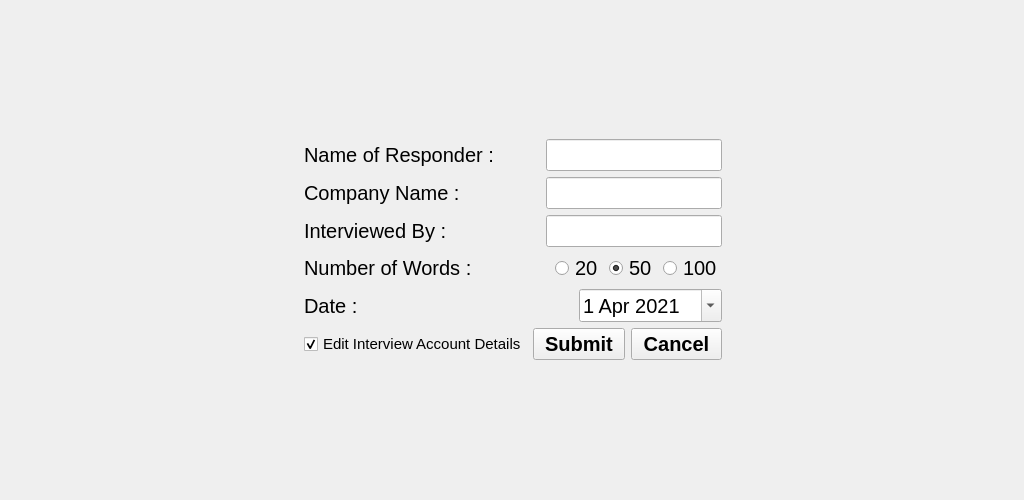
<?xml version="1.0" encoding="UTF-8"?>
<ui version="4.0">
 <class>Form</class>
 <widget class="QWidget" name="Form">
  <property name="geometry">
   <rect>
    <x>0</x>
    <y>0</y>
    <width>1024</width>
    <height>500</height>
   </rect>
  </property>
  <property name="sizePolicy">
   <sizepolicy hsizetype="Fixed" vsizetype="Fixed">
    <horstretch>0</horstretch>
    <verstretch>0</verstretch>
   </sizepolicy>
  </property>
  <property name="windowTitle">
   <string>New Interview Form</string>
  </property>
  <widget class="QWidget" name="layoutWidget">
   <property name="geometry">
    <rect>
     <x>2</x>
     <y>4</y>
     <width>1021</width>
     <height>491</height>
    </rect>
   </property>
   <layout class="QHBoxLayout" name="horizontalLayout_7">
    <item>
     <spacer name="horizontalSpacer_7">
      <property name="orientation">
       <enum>Qt::Horizontal</enum>
      </property>
      <property name="sizeHint" stdset="0">
       <size>
        <width>40</width>
        <height>20</height>
       </size>
      </property>
     </spacer>
    </item>
    <item>
     <layout class="QVBoxLayout" name="verticalLayout_2">
      <item>
       <spacer name="verticalSpacer_2">
        <property name="orientation">
         <enum>Qt::Vertical</enum>
        </property>
        <property name="sizeHint" stdset="0">
         <size>
          <width>20</width>
          <height>40</height>
         </size>
        </property>
       </spacer>
      </item>
      <item>
       <layout class="QVBoxLayout" name="verticalLayout">
        <item>
         <layout class="QHBoxLayout" name="horizontalLayout">
          <item>
           <widget class="QLabel" name="nameOfResponderLabel">
            <property name="font">
             <font>
              <pointsize>15</pointsize>
             </font>
            </property>
            <property name="text">
             <string>Name of Responder : </string>
            </property>
           </widget>
          </item>
          <item>
           <spacer name="horizontalSpacer">
            <property name="orientation">
             <enum>Qt::Horizontal</enum>
            </property>
            <property name="sizeHint" stdset="0">
             <size>
              <width>40</width>
              <height>20</height>
             </size>
            </property>
           </spacer>
          </item>
          <item>
           <widget class="QLineEdit" name="responderName">
            <property name="font">
             <font>
              <pointsize>15</pointsize>
             </font>
            </property>
           </widget>
          </item>
         </layout>
        </item>
        <item>
         <layout class="QHBoxLayout" name="horizontalLayout_2">
          <item>
           <widget class="QLabel" name="companyNameLabel">
            <property name="font">
             <font>
              <pointsize>15</pointsize>
             </font>
            </property>
            <property name="text">
             <string>Company Name : </string>
            </property>
           </widget>
          </item>
          <item>
           <spacer name="horizontalSpacer_2">
            <property name="orientation">
             <enum>Qt::Horizontal</enum>
            </property>
            <property name="sizeHint" stdset="0">
             <size>
              <width>40</width>
              <height>20</height>
             </size>
            </property>
           </spacer>
          </item>
          <item>
           <widget class="QLineEdit" name="companyName">
            <property name="font">
             <font>
              <pointsize>15</pointsize>
             </font>
            </property>
           </widget>
          </item>
         </layout>
        </item>
        <item>
         <layout class="QHBoxLayout" name="horizontalLayout_3">
          <item>
           <widget class="QLabel" name="interviewerLabel">
            <property name="font">
             <font>
              <pointsize>15</pointsize>
             </font>
            </property>
            <property name="text">
             <string>Interviewed By : </string>
            </property>
           </widget>
          </item>
          <item>
           <spacer name="horizontalSpacer_3">
            <property name="orientation">
             <enum>Qt::Horizontal</enum>
            </property>
            <property name="sizeHint" stdset="0">
             <size>
              <width>40</width>
              <height>20</height>
             </size>
            </property>
           </spacer>
          </item>
          <item>
           <widget class="QLineEdit" name="interviewerName">
            <property name="font">
             <font>
              <pointsize>15</pointsize>
             </font>
            </property>
           </widget>
          </item>
         </layout>
        </item>
        <item>
         <layout class="QHBoxLayout" name="horizontalLayout_4">
          <item>
           <widget class="QLabel" name="wordSelectorLabel">
            <property name="font">
             <font>
              <pointsize>15</pointsize>
             </font>
            </property>
            <property name="text">
             <string>Number of Words : </string>
            </property>
           </widget>
          </item>
          <item>
           <spacer name="horizontalSpacer_4">
            <property name="orientation">
             <enum>Qt::Horizontal</enum>
            </property>
            <property name="sizeHint" stdset="0">
             <size>
              <width>40</width>
              <height>20</height>
             </size>
            </property>
           </spacer>
          </item>
          <item>
           <widget class="QRadioButton" name="wordsSelected20">
            <property name="font">
             <font>
              <pointsize>15</pointsize>
             </font>
            </property>
            <property name="text">
             <string>20</string>
            </property>
           </widget>
          </item>
          <item>
           <widget class="QRadioButton" name="wordsSelected50">
            <property name="font">
             <font>
              <pointsize>15</pointsize>
             </font>
            </property>
            <property name="text">
             <string>50</string>
            </property>
            <property name="checked">
             <bool>true</bool>
            </property>
           </widget>
          </item>
          <item>
           <widget class="QRadioButton" name="wordsSelected100">
            <property name="font">
             <font>
              <pointsize>15</pointsize>
             </font>
            </property>
            <property name="text">
             <string>100</string>
            </property>
           </widget>
          </item>
         </layout>
        </item>
        <item>
         <layout class="QHBoxLayout" name="horizontalLayout_5">
          <item>
           <widget class="QLabel" name="dateLabel">
            <property name="font">
             <font>
              <pointsize>15</pointsize>
             </font>
            </property>
            <property name="text">
             <string>Date : </string>
            </property>
           </widget>
          </item>
          <item>
           <spacer name="horizontalSpacer_5">
            <property name="orientation">
             <enum>Qt::Horizontal</enum>
            </property>
            <property name="sizeHint" stdset="0">
             <size>
              <width>40</width>
              <height>20</height>
             </size>
            </property>
           </spacer>
          </item>
          <item>
           <widget class="QDateEdit" name="dateEdited">
            <property name="font">
             <font>
              <pointsize>15</pointsize>
             </font>
            </property>
            <property name="dateTime">
             <datetime>
              <hour>0</hour>
              <minute>0</minute>
              <second>0</second>
              <year>2021</year>
              <month>4</month>
              <day>1</day>
             </datetime>
            </property>
            <property name="maximumDateTime">
             <datetime>
              <hour>23</hour>
              <minute>59</minute>
              <second>59</second>
              <year>9717</year>
              <month>12</month>
              <day>31</day>
             </datetime>
            </property>
            <property name="minimumDateTime">
             <datetime>
              <hour>0</hour>
              <minute>0</minute>
              <second>0</second>
              <year>1971</year>
              <month>9</month>
              <day>14</day>
             </datetime>
            </property>
            <property name="calendarPopup">
             <bool>true</bool>
            </property>
            <property name="timeSpec">
             <enum>Qt::LocalTime</enum>
            </property>
           </widget>
          </item>
         </layout>
        </item>
        <item>
         <layout class="QHBoxLayout" name="horizontalLayout_6">
          <item>
           <widget class="QCheckBox" name="enableEdit">
            <property name="font">
             <font>
              <pointsize>11</pointsize>
             </font>
            </property>
            <property name="text">
             <string>Edit Interview Account Details</string>
            </property>
            <property name="checked">
             <bool>true</bool>
            </property>
           </widget>
          </item>
          <item>
           <widget class="QPushButton" name="submitDetails">
            <property name="font">
             <font>
              <pointsize>15</pointsize>
              <weight>75</weight>
              <bold>true</bold>
             </font>
            </property>
            <property name="text">
             <string>Submit</string>
            </property>
           </widget>
          </item>
          <item>
           <widget class="QPushButton" name="cancelInput">
            <property name="font">
             <font>
              <pointsize>15</pointsize>
              <weight>75</weight>
              <bold>true</bold>
             </font>
            </property>
            <property name="text">
             <string>Cancel</string>
            </property>
           </widget>
          </item>
         </layout>
        </item>
       </layout>
      </item>
      <item>
       <spacer name="verticalSpacer">
        <property name="orientation">
         <enum>Qt::Vertical</enum>
        </property>
        <property name="sizeHint" stdset="0">
         <size>
          <width>20</width>
          <height>40</height>
         </size>
        </property>
       </spacer>
      </item>
     </layout>
    </item>
    <item>
     <spacer name="horizontalSpacer_6">
      <property name="orientation">
       <enum>Qt::Horizontal</enum>
      </property>
      <property name="sizeHint" stdset="0">
       <size>
        <width>40</width>
        <height>20</height>
       </size>
      </property>
     </spacer>
    </item>
   </layout>
  </widget>
 </widget>
 <resources/>
 <connections>
  <connection>
   <sender>enableEdit</sender>
   <signal>clicked(bool)</signal>
   <receiver>responderName</receiver>
   <slot>setEnabled(bool)</slot>
   <hints>
    <hint type="sourcelabel">
     <x>131</x>
     <y>230</y>
    </hint>
    <hint type="destinationlabel">
     <x>332</x>
     <y>23</y>
    </hint>
   </hints>
  </connection>
  <connection>
   <sender>enableEdit</sender>
   <signal>clicked(bool)</signal>
   <receiver>companyName</receiver>
   <slot>setEnabled(bool)</slot>
   <hints>
    <hint type="sourcelabel">
     <x>115</x>
     <y>220</y>
    </hint>
    <hint type="destinationlabel">
     <x>329</x>
     <y>57</y>
    </hint>
   </hints>
  </connection>
  <connection>
   <sender>enableEdit</sender>
   <signal>clicked(bool)</signal>
   <receiver>interviewerName</receiver>
   <slot>setEnabled(bool)</slot>
   <hints>
    <hint type="sourcelabel">
     <x>147</x>
     <y>224</y>
    </hint>
    <hint type="destinationlabel">
     <x>346</x>
     <y>101</y>
    </hint>
   </hints>
  </connection>
  <connection>
   <sender>enableEdit</sender>
   <signal>clicked(bool)</signal>
   <receiver>wordsSelected20</receiver>
   <slot>setEnabled(bool)</slot>
   <hints>
    <hint type="sourcelabel">
     <x>164</x>
     <y>223</y>
    </hint>
    <hint type="destinationlabel">
     <x>342</x>
     <y>138</y>
    </hint>
   </hints>
  </connection>
  <connection>
   <sender>enableEdit</sender>
   <signal>clicked(bool)</signal>
   <receiver>wordsSelected50</receiver>
   <slot>setEnabled(bool)</slot>
   <hints>
    <hint type="sourcelabel">
     <x>177</x>
     <y>222</y>
    </hint>
    <hint type="destinationlabel">
     <x>414</x>
     <y>148</y>
    </hint>
   </hints>
  </connection>
  <connection>
   <sender>enableEdit</sender>
   <signal>clicked(bool)</signal>
   <receiver>wordsSelected100</receiver>
   <slot>setEnabled(bool)</slot>
   <hints>
    <hint type="sourcelabel">
     <x>191</x>
     <y>226</y>
    </hint>
    <hint type="destinationlabel">
     <x>472</x>
     <y>149</y>
    </hint>
   </hints>
  </connection>
  <connection>
   <sender>enableEdit</sender>
   <signal>clicked(bool)</signal>
   <receiver>dateEdited</receiver>
   <slot>setEnabled(bool)</slot>
   <hints>
    <hint type="sourcelabel">
     <x>84</x>
     <y>224</y>
    </hint>
    <hint type="destinationlabel">
     <x>371</x>
     <y>173</y>
    </hint>
   </hints>
  </connection>
 </connections>
</ui>
